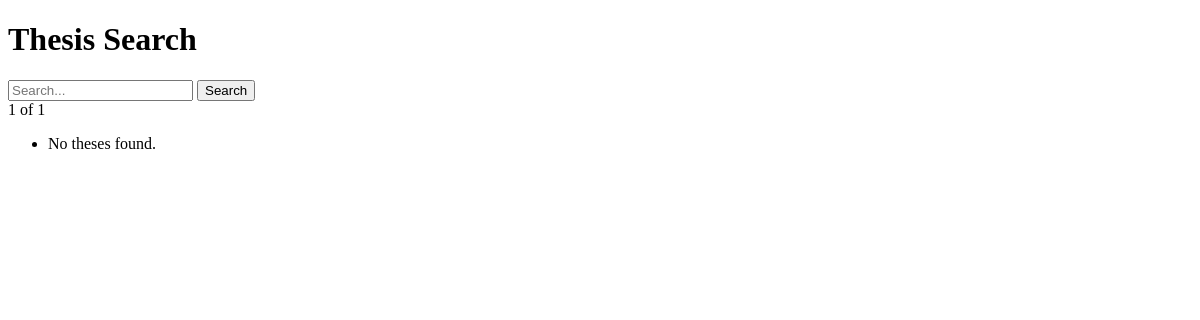
The app's page /search/, older data.
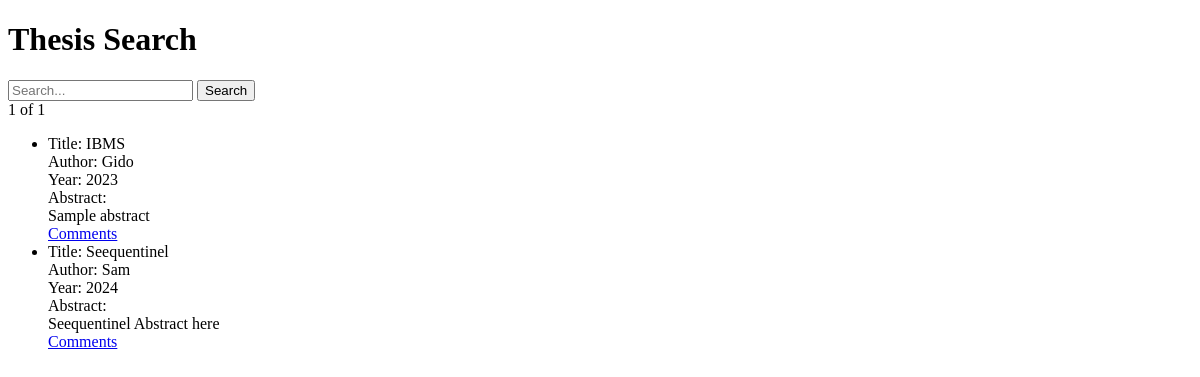
The same page, newer data.
### ThesisSearch/models.py (models this page shows, shortened)
class Thesis(models.Model):
    title = models.CharField(max_length=200)
    abstract = models.TextField()
    author = models.CharField(max_length=100)
    supervisor = models.CharField(max_length=100)
    year_published = models.IntegerField()
    keywords = models.ManyToManyField('Keyword', related_name='theses')

### ThesisSearch/views.py (the view)
# urls.py: path('search/', views.search_thesis, name='search_thesis'),
def search_thesis(request):
    query = request.GET.get('q')
    theses = Thesis.objects.all()
    if query:
        theses = theses.filter(title__icontains=query)
    paginator = Paginator(theses, 2)
    page_number = request.GET.get('page')
    page_obj = paginator.get_page(page_number)
    return render(request, 'search.html', {'page_obj': page_obj})

### ThesisSearch/templates/search.html (shortened to what this page needs)
<!DOCTYPE html>
<html>
<head>
</head>
<body>
    <h1>Thesis Search</h1>
    <form method="GET" action="{% url 'search_thesis' %}">
        <input type="text" name="q" placeholder="Search...">
        <button type="submit">Search</button>
    </form>
    <span>{{ page_obj.number }} of {{ page_obj.paginator.num_pages }}</span>
    <ul>
        {% for thesis in page_obj %}
            <li>
                Title: {{ thesis.title }} <br>
                Author: {{ thesis.author }} <br>
                Year: {{ thesis.year_published }} <br>
                Abstract: <br>{{ thesis.abstract }} <br>
                <a href="{% url 'add_comment' thesis.id %}">Comments</a>
            </li>
        {% empty %}
            <li>No theses found.</li>
        {% endfor %}
    </ul>
</body>
</html>

Row changes from the older to the newer data that the page shows:
added Thesis: title "IBMS", author "Gido", year_published "2023", abstract "Sample abstract"
added Thesis: title "Seequentinel", author "Sam", year_published "2024", abstract "Seequentinel Abstract here"
Text that changed along with them:
text no longer shown: "No theses found."
